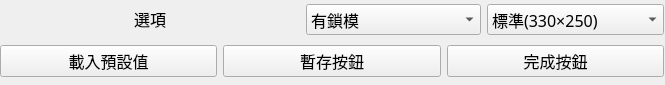
<?xml version="1.0" encoding="UTF-8"?>
<ui version="4.0">
 <class>Form</class>
 <widget class="QWidget" name="Form">
  <property name="geometry">
   <rect>
    <x>0</x>
    <y>0</y>
    <width>665</width>
    <height>85</height>
   </rect>
  </property>
  <property name="sizePolicy">
   <sizepolicy hsizetype="Maximum" vsizetype="Maximum">
    <horstretch>0</horstretch>
    <verstretch>0</verstretch>
   </sizepolicy>
  </property>
  <property name="minimumSize">
   <size>
    <width>665</width>
    <height>85</height>
   </size>
  </property>
  <property name="maximumSize">
   <size>
    <width>665</width>
    <height>85</height>
   </size>
  </property>
  <property name="windowTitle">
   <string>Form</string>
  </property>
  <widget class="QWidget" name="layoutWidget">
   <property name="geometry">
    <rect>
     <x>0</x>
     <y>0</y>
     <width>664</width>
     <height>82</height>
    </rect>
   </property>
   <layout class="QVBoxLayout" name="verticalLayout">
    <item>
     <layout class="QGridLayout" name="gridLayout_2">
      <item row="0" column="0">
       <widget class="QLabel" name="label_13">
        <property name="sizePolicy">
         <sizepolicy hsizetype="Minimum" vsizetype="Fixed">
          <horstretch>0</horstretch>
          <verstretch>0</verstretch>
         </sizepolicy>
        </property>
        <property name="minimumSize">
         <size>
          <width>300</width>
          <height>0</height>
         </size>
        </property>
        <property name="font">
         <font>
          <family>微軟正黑體</family>
          <pointsize>12</pointsize>
         </font>
        </property>
        <property name="text">
         <string>選項</string>
        </property>
        <property name="alignment">
         <set>Qt::AlignCenter</set>
        </property>
       </widget>
      </item>
      <item row="0" column="2" colspan="2">
       <widget class="QComboBox" name="punch_select">
        <property name="sizePolicy">
         <sizepolicy hsizetype="Minimum" vsizetype="Preferred">
          <horstretch>0</horstretch>
          <verstretch>0</verstretch>
         </sizepolicy>
        </property>
        <property name="minimumSize">
         <size>
          <width>175</width>
          <height>0</height>
         </size>
        </property>
        <property name="font">
         <font>
          <family>微軟正黑體</family>
          <pointsize>12</pointsize>
         </font>
        </property>
        <item>
         <property name="text">
          <string>標準(330×250)</string>
         </property>
        </item>
        <item>
         <property name="text">
          <string>標準加大I型(380×250)</string>
         </property>
        </item>
        <item>
         <property name="text">
          <string>標準加大II型(430×250)</string>
         </property>
        </item>
        <item>
         <property name="text">
          <string>特殊衝頭</string>
         </property>
        </item>
       </widget>
      </item>
      <item row="0" column="1">
       <widget class="QComboBox" name="punch_mold_locking">
        <property name="sizePolicy">
         <sizepolicy hsizetype="Minimum" vsizetype="Preferred">
          <horstretch>0</horstretch>
          <verstretch>0</verstretch>
         </sizepolicy>
        </property>
        <property name="minimumSize">
         <size>
          <width>175</width>
          <height>0</height>
         </size>
        </property>
        <property name="font">
         <font>
          <family>微軟正黑體</family>
          <pointsize>12</pointsize>
         </font>
        </property>
        <item>
         <property name="text">
          <string>有鎖模</string>
         </property>
        </item>
        <item>
         <property name="text">
          <string>無鎖模</string>
         </property>
        </item>
       </widget>
      </item>
     </layout>
    </item>
    <item>
     <layout class="QHBoxLayout" name="horizontalLayout">
      <item>
       <widget class="QPushButton" name="punch_default">
        <property name="font">
         <font>
          <family>微軟正黑體</family>
          <pointsize>12</pointsize>
         </font>
        </property>
        <property name="text">
         <string>載入預設值</string>
        </property>
       </widget>
      </item>
      <item>
       <widget class="QPushButton" name="punch_save">
        <property name="font">
         <font>
          <family>微軟正黑體</family>
          <pointsize>12</pointsize>
         </font>
        </property>
        <property name="text">
         <string>暫存按鈕</string>
        </property>
       </widget>
      </item>
      <item>
       <widget class="QPushButton" name="punch_finish">
        <property name="font">
         <font>
          <family>微軟正黑體</family>
          <pointsize>12</pointsize>
         </font>
        </property>
        <property name="text">
         <string>完成按鈕</string>
        </property>
       </widget>
      </item>
     </layout>
    </item>
   </layout>
  </widget>
 </widget>
 <resources/>
 <connections/>
</ui>
